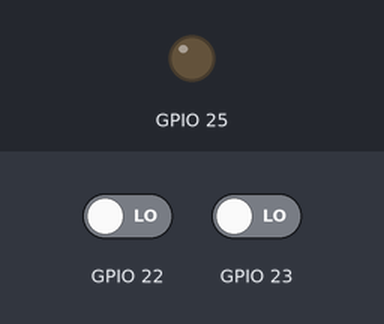
Bench run of a sketch on a simulated ESP32. Parts: output pins drawn as LEDs (lit = HIGH). The inputs (shaded band) are chosen by the test bench; at power-on: GPIO 22 LOW, GPIO 23 LOW.

Above: at 1.2 s.
1.3 s: GPIO 22 driven HIGH
At 2.5 s:
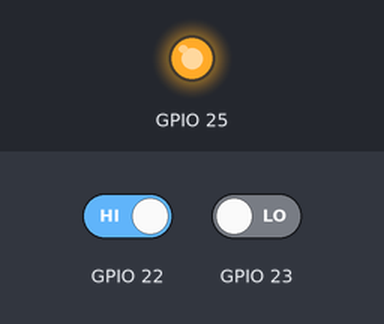
2.8 s: GPIO 22 driven LOW
At 3.8 s:
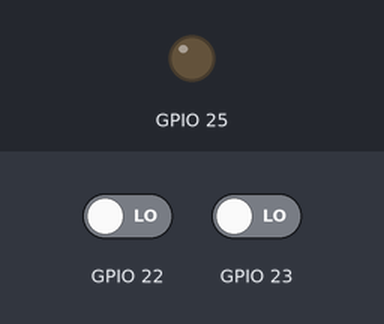
4.3 s: GPIO 23 driven HIGH
At 4.9 s:
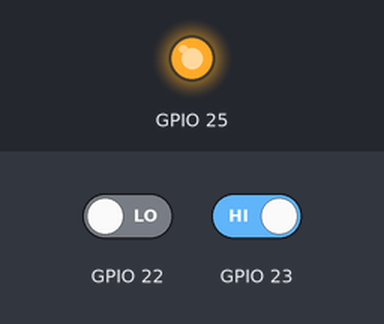
Timing chart, 0 to 7.3 s (numbered marks = the images above; inputs shaded):
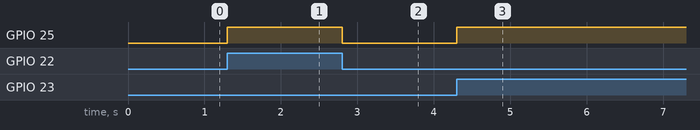

Measured:
- after the input at 1.3 s, GPIO 25: LOW → HIGH at once
- after the input at 2.8 s, GPIO 25: HIGH → LOW at once
- after the input at 4.3 s, GPIO 25: LOW → HIGH at once

The sketch:

4_13_OR.ino
```cpp
/*
Autore: Paolo Aliverti
Listato 2.13 – Codice per accendere un LED con due pulsanti e l’istruzione OR (||).

Collegare:
- un pulsante con pull down esterno da 10k sul pin 22
- un pulsante con pull down esterno da 10k sul pin 23
- led con res da 100 ohm sul pin 25
*/

void setup() {
  pinMode(22, INPUT);
  pinMode(23, INPUT);
  pinMode(25, OUTPUT);
}

void loop() {
  if (digitalRead(23) || digitalRead(22)) {
    //accendo il LED
    digitalWrite(25, HIGH);
  } else {
    //spengo il LED
    digitalWrite(25, LOW);
  }
}
```
